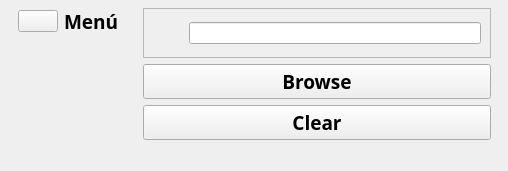
      <widget class="QWidget" name="widget_3" native="true">
       <property name="geometry">
        <rect>
         <x>9</x>
         <y>9</y>
         <width>508</width>
         <height>171</height>
        </rect>
       </property>
       <widget class="QWidget" name="header" native="true">
        <property name="geometry">
         <rect>
          <x>9</x>
          <y>-1</y>
          <width>491</width>
          <height>181</height>
         </rect>
        </property>
        <layout class="QHBoxLayout" name="horizontalLayout_2">
         <item alignment="Qt::AlignTop">
          <widget class="QWidget" name="widget_9" native="true">
           <layout class="QHBoxLayout" name="horizontalLayout_5">
            <item>
             <widget class="QPushButton" name="menuBtn">
              <property name="text">
               <string/>
              </property>
              <property name="icon">
               <iconset resource="resources.qrc">
                <normaloff>:/purple_icons/assets/purple/menu.svg</normaloff>:/purple_icons/assets/purple/menu.svg</iconset>
              </property>
              <property name="iconSize">
               <size>
                <width>30</width>
                <height>30</height>
               </size>
              </property>
             </widget>
            </item>
            <item>
             <widget class="QLabel" name="label_2">
              <property name="font">
               <font>
                <family>Bodoni MT</family>
                <pointsize>14</pointsize>
                <weight>75</weight>
                <bold>true</bold>
               </font>
              </property>
              <property name="text">
               <string>Menú</string>
              </property>
             </widget>
            </item>
           </layout>
          </widget>
         </item>
         <item alignment="Qt::AlignTop">
          <widget class="QWidget" name="widget_10" native="true">
           <layout class="QVBoxLayout" name="verticalLayout_6">
            <item>
             <widget class="QFrame" name="SearchFrame">
              <property name="frameShape">
               <enum>QFrame::StyledPanel</enum>
              </property>
              <property name="frameShadow">
               <enum>QFrame::Raised</enum>
              </property>
              <layout class="QHBoxLayout" name="horizontalLayout_4">
               <item>
                <widget class="QLabel" name="label">
                 <property name="minimumSize">
                  <size>
                   <width>30</width>
                   <height>30</height>
                  </size>
                 </property>
                 <property name="maximumSize">
                  <size>
                   <width>30</width>
                   <height>30</height>
                  </size>
                 </property>
                 <property name="text">
                  <string/>
                 </property>
                 <property name="pixmap">
                  <pixmap resource="resources.qrc">:/purple_icons/assets/purple/folder.svg</pixmap>
                 </property>
                 <property name="scaledContents">
                  <bool>true</bool>
                 </property>
                </widget>
               </item>
               <item>
                <widget class="QLineEdit" name="filename"/>
               </item>
              </layout>
             </widget>
            </item>
            <item>
             <widget class="QPushButton" name="browse">
              <property name="font">
               <font>
                <family>Bodoni MT</family>
                <pointsize>14</pointsize>
                <weight>75</weight>
                <bold>true</bold>
               </font>
              </property>
              <property name="text">
               <string>Browse</string>
              </property>
              <property name="icon">
               <iconset resource="resources.qrc">
                <normaloff>:/purple_icons/assets/purple/file-text.svg</normaloff>:/purple_icons/assets/purple/file-text.svg</iconset>
              </property>
              <property name="iconSize">
               <size>
                <width>30</width>
                <height>30</height>
               </size>
              </property>
             </widget>
            </item>
            <item>
             <widget class="QPushButton" name="limpiar">
              <property name="font">
               <font>
                <family>Bodoni MT</family>
                <pointsize>14</pointsize>
                <weight>75</weight>
                <bold>true</bold>
               </font>
              </property>
              <property name="text">
               <string>Clear</string>
              </property>
              <property name="icon">
               <iconset resource="resources.qrc">
                <normaloff>:/purple_icons/assets/purple/trash-2.svg</normaloff>:/purple_icons/assets/purple/trash-2.svg</iconset>
              </property>
              <property name="iconSize">
               <size>
                <width>25</width>
                <height>25</height>
               </size>
              </property>
             </widget>
            </item>
           </layout>
          </widget>
         </item>
        </layout>
       </widget>
      </widget>
